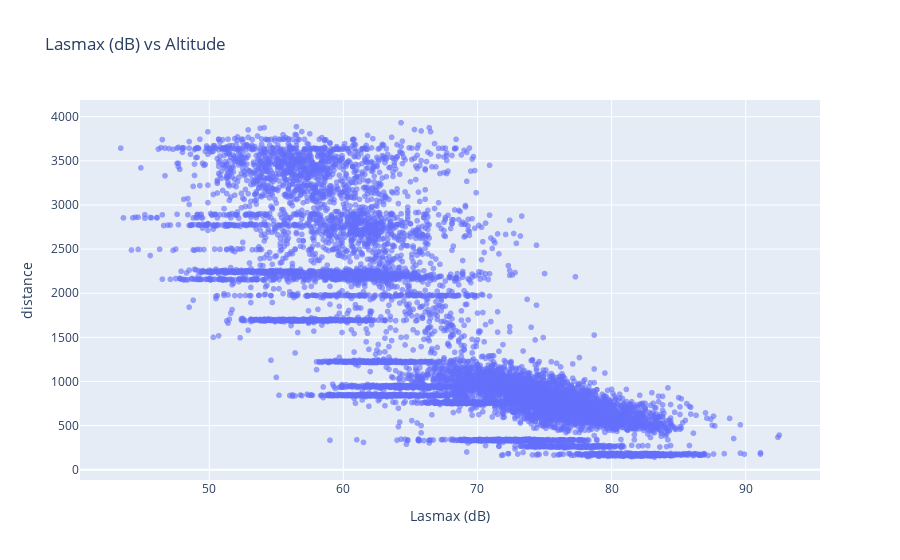

The code cell stored with this chart in its notebook:
### Code cell
fig = px.scatter(
    data,
    x='lasmax_dB',
    y='distance',
    title='Lasmax (dB) vs Altitude',
    labels={'altitude': 'Altitude (m)', 'lasmax_dB': 'Lasmax (dB)'},
    opacity=0.6
)
fig.show()

### Figure 1 — Plotly figure (JSON) as saved in the notebook; plotly's stock layout.template omitted (floating-point values rounded to 4 significant figures; data arrays with more than 128 entries replaced by an {"elided": "..."} marker saying what was removed)
{"data": [{"hovertemplate": "Lasmax (dB)=%{x}<br>distance=%{y}<extra></extra>", "legendgroup": "", "marker": {"color": "#636efa", "opacity": 0.6, "symbol": "circle"}, "mode": "markers", "name": "", "showlegend": false, "type": "scattergl", "x": {"elided": "9987 float values"}, "xaxis": "x", "y": {"elided": "9987 float values"}, "yaxis": "y"}], "layout": {"legend": {"tracegroupgap": 0}, "title": {"text": "Lasmax (dB) vs Altitude"}, "xaxis": {"anchor": "y", "domain": [0, 1], "title": {"text": "Lasmax (dB)"}}, "yaxis": {"anchor": "x", "domain": [0, 1], "title": {"text": "distance"}}}}
